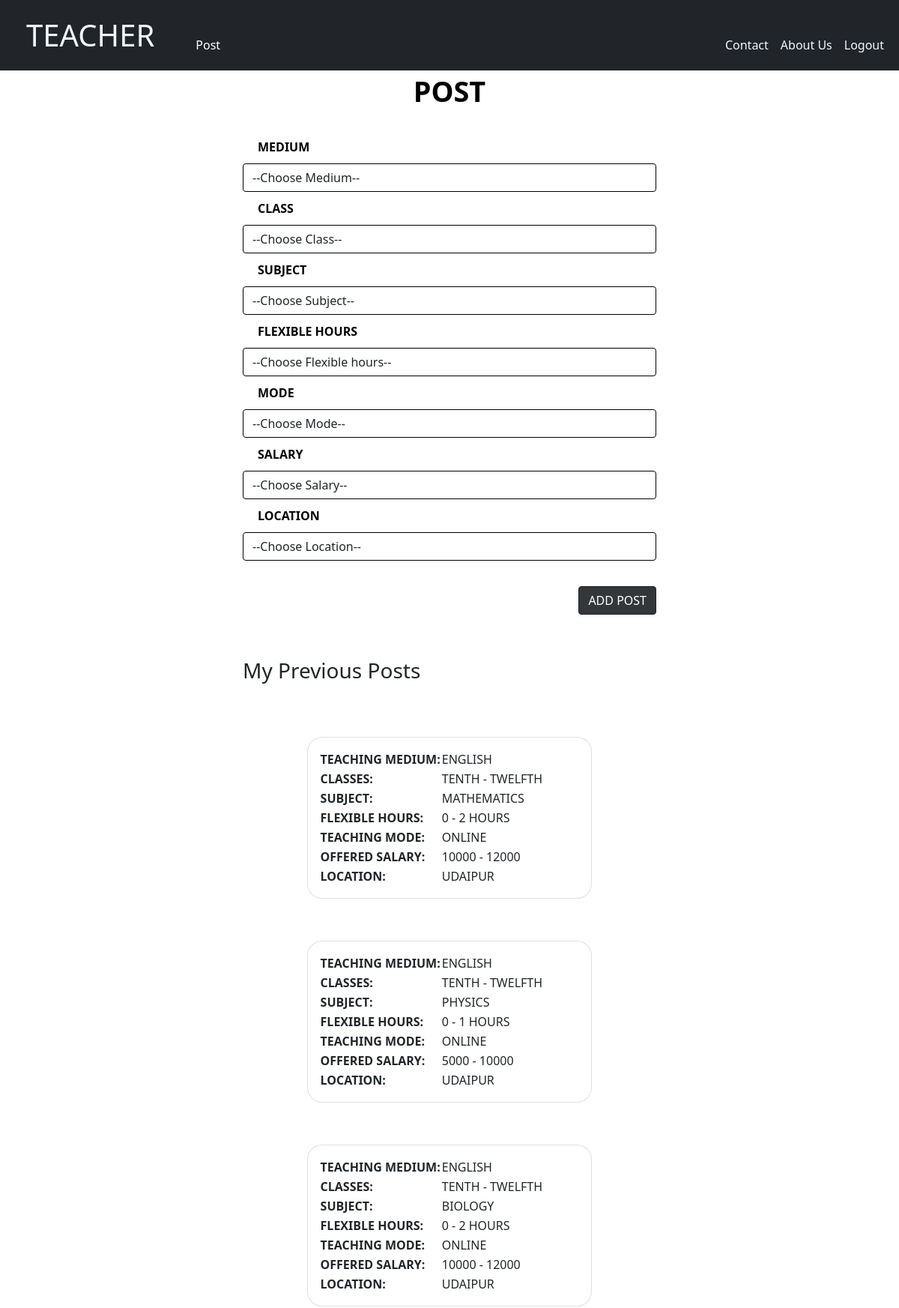
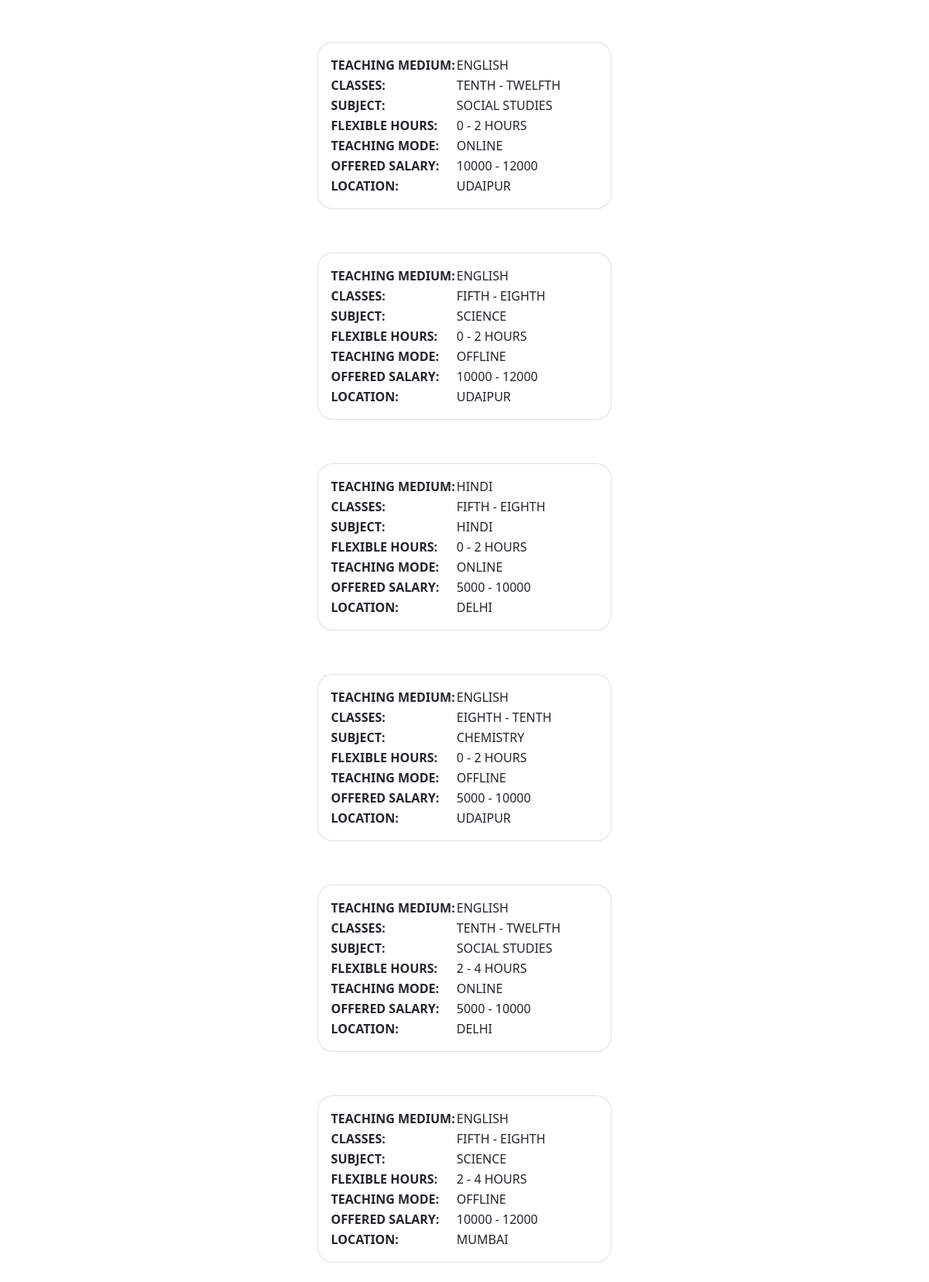
The app's page /post.php (upper part) with its own data (2 pictures, top to bottom).
### tables this page shows
CREATE TABLE `post` (
  `p_id` int(10) NOT NULL,
  `t_id` int(10) NOT NULL,
  `medium` varchar(20) NOT NULL,
  `class` varchar(25) NOT NULL,
  `subject` varchar(25) NOT NULL,
  `hour` varchar(20) NOT NULL,
  `mode` varchar(15) NOT NULL,
  `salary` varchar(25) NOT NULL,
  `location` varchar(25) NOT NULL
);

### post.php (the view, shortened to what this page needs)
<?php
include 'include/config.php';
$user_id = '1';
?>
<!DOCTYPE html>
<html lang="en">
<head>
  <link href="https://cdn.jsdelivr.net/npm/bootstrap@5.0.2/dist/css/bootstrap.min.css" rel="stylesheet" />
  <link rel="stylesheet" href="https://cdnjs.cloudflare.com/ajax/libs/font-awesome/4.7.0/css/font-awesome.min.css" />
  <link rel="stylesheet" type="text/css" href="css/header.css">
  <link rel="stylesheet" type="text/css" href="css/footer.css">
</head>
<body>
  <div>
  <nav class="navbar navbar-expand-lg bg-dark navbar-scroll">
    <div class="container-fluid">
      <a class="navbar-brand" style="font-size: 2.5rem; padding: 9px 23px;" href="teacher.php">TEACHER</a>
      <a class="nav-link" style="margin-top: 25px; text-decoration:none; color:white;" href="post.php">Post</a>
      <div class="collapse navbar-collapse" id="navbarContent">
        <ul class="navbar-nav ml-auto" style="margin-top: 25px;">
          <li class="nav-item">
            <a class="nav-link" href="tcontact.php">Contact</a>
          </li>
          <li class="nav-item">
            <a class="nav-link" href="tabout.php">About Us</a>
          </li>
          <li class="nav-item">
            <a class="nav-link" href="logout.php">Logout</a>
          </li>
        </ul>
      </div>
    </div>
  </nav>
  </div>
  <div class="settle">
    <span style="color:black;margin:auto; display:table;font-size:1.0cm;font-weight:bold;">POST</span>
    <hr>
    <form action="" method="POST">
      <div>
        <label for="med">MEDIUM</label>
      </div>
      <select name="MEDIUM" class="form-control" id="med">
        <option value="">--Choose Medium--</option>
      </select>
      <div>
        <label for="cls">CLASS</label>
      </div>
      <select name="CLASS" class="form-control" id="cls">
        <option value="">--Choose Class--</option>
      </select>
      <div>
        <label for="sub">SUBJECT</label>
      </div>
      <select name="SUB" class="form-control" id="sub">
        <option value="">--Choose Subject--</option>
      </select>
      <div>
        <label for="hr">FLEXIBLE HOURS</label>
      </div>
      <select name="HOUR" class="form-control" id="hr">
        <option value="">--Choose Flexible hours--</option>
      </select>
      <div>
        <label for="md">MODE</label>
      </div>
      <select name="MODE" class="form-control" id="md">
        <option value="">--Choose Mode--</option>
      </select>
      <div>
        <label for="slry">SALARY</label>
      </div>
      <select name="SALARY" class="form-control" id="slry">
        <option value="">--Choose Salary--</option>
      </select>
      <div>
        <label for="loc">LOCATION</label>
      </div>
      <select name="LOCATION" class="form-control" id="loc">
        <option value="">--Choose Location--</option>
      </select>
      <br>
      <div>
        <button type="submit" name="post_submit" class="btn btn-primary" style="float:right;">ADD POST</button>
      </div>
    </form>
<br><br><br>
  <?php
  $select = mysqli_query($conn, "SELECT * FROM post WHERE t_id = '$user_id' ORDER BY p_id ") or die('query failed');
  if (mysqli_num_rows($select)) {
    echo '<br><h3>My Previous Posts</h3><br>';
    while ($output = mysqli_fetch_assoc($select)) { ?>
        <br>
        <div class="row">
          <div>
            <div class="card">
              <div class="card-body">
                <table>
                  <tr>
                    <th>TEACHING MEDIUM: </th>
                    <td><?php echo $output['medium']; ?></td>
                  </tr>
                  <tr>
                    <th>CLASSES: </th>
                    <td><?php echo $output['class']; ?></td>
                  </tr>
                  <tr>
                    <th>SUBJECT: </th>
                    <td><?php echo $output['subject']; ?></td>
                  </tr>
                  <tr>
                    <th>FLEXIBLE HOURS: </th>
                    <td><?php echo $output['hour']; ?></td>
                  </tr>
                  <tr>
                    <th>TEACHING MODE: </th>
                    <td><?php echo $output['mode']; ?></td>
                  </tr>
                  <tr>
                    <th>OFFERED SALARY: </th>
                    <td><?php echo $output['salary']; ?></td>
                  </tr>
                  <tr>
                    <th>LOCATION: </th>
                    <td><?php echo $output['location']; ?></td>
                  </tr>
                </table>
              </div>
            </div>
          </div>
        </div>
  <?php
    }
  } else {
    echo '<br><h3>No Previous Post</h3><br>';
  }
  ?>
  </div>
</body>
</html>

### css/header.css (style rules this page uses)
body, html { height: 100%; margin: 0; }
.navbar .container-fluid .navbar-brand { color: aliceblue; text-decoration: none; }
.navbar .container-fluid .collapse .nav-item .nav-link { color: aliceblue; }

### post.php (style rules this page uses)
body { background: url("image/o2.webp"); }
.settle { width: 48%; padding-right: var(--bs-gutter-x,.75rem); padding-left: var(--bs-gutter-x,.75rem); margin-right: auto; margin-left: auto; }
.card { margin: 1rem auto; border-radius:20px; background-color: rgb(255 255 255 / 26%); width:69%; }
hr { border-top: 1px solid rgb(255, 255, 255); }
label { display: inline; text-align: right; border: none; outline: none; color: #030303; padding: 0.625rem 1.25rem; cursor: pointer; border-radius: 0.312rem; font-size: 1rem; font-weight: bold; }
select { display: inline; margin: 10px auto; border: none; outline: none; padding: 0.40rem 1.25rem; cursor: pointer; border-radius: 0.312rem; font-size: 1rem; }
.form-control { display: block; width: 100%; padding: 0.375rem 0.75rem; font-size: 1rem; font-weight: 400; line-height: 1.5; color: #212529; background-color: #43585c00; background-clip: padding-box; border: 1px solid #000000; -webkit-appearance: none; border-radius: 28px; -moz-appearance: none; appearance: none; border-radius: 0.25rem; transition: border-color .15s ease-in-out, box-shadow .15s ease-in-out; }
.btn-primary { color: #fff; background-color: #25282bed; border-color: #1f2123; }

### records on screen
post: medium "ENGLISH", class "TENTH - TWELFTH", subject "MATHEMATICS", hour "0 - 2 HOURS", mode "ONLINE", salary "10000 - 12000", location "UDAIPUR"
post: medium "ENGLISH", class "TENTH - TWELFTH", subject "PHYSICS", hour "0 - 1 HOURS", mode "ONLINE", salary "5000 - 10000", location "UDAIPUR"
post: medium "ENGLISH", class "TENTH - TWELFTH", subject "BIOLOGY", hour "0 - 2 HOURS", mode "ONLINE", salary "10000 - 12000", location "UDAIPUR"
post: medium "ENGLISH", class "TENTH - TWELFTH", subject "SOCIAL STUDIES", hour "0 - 2 HOURS", mode "ONLINE", salary "10000 - 12000", location "UDAIPUR"
post: medium "ENGLISH", class "FIFTH - EIGHTH", subject "SCIENCE", hour "0 - 2 HOURS", mode "OFFLINE", salary "10000 - 12000", location "UDAIPUR"
post: medium "HINDI", class "FIFTH - EIGHTH", subject "HINDI", hour "0 - 2 HOURS", mode "ONLINE", salary "5000 - 10000", location "DELHI"
post: medium "ENGLISH", class "EIGHTH - TENTH", subject "CHEMISTRY", hour "0 - 2 HOURS", mode "OFFLINE", salary "5000 - 10000", location "UDAIPUR"
post: medium "ENGLISH", class "TENTH - TWELFTH", subject "SOCIAL STUDIES", hour "2 - 4 HOURS", mode "ONLINE", salary "5000 - 10000", location "DELHI"
post: medium "ENGLISH", class "FIFTH - EIGHTH", subject "SCIENCE", hour "2 - 4 HOURS", mode "OFFLINE", salary "10000 - 12000", location "MUMBAI"
